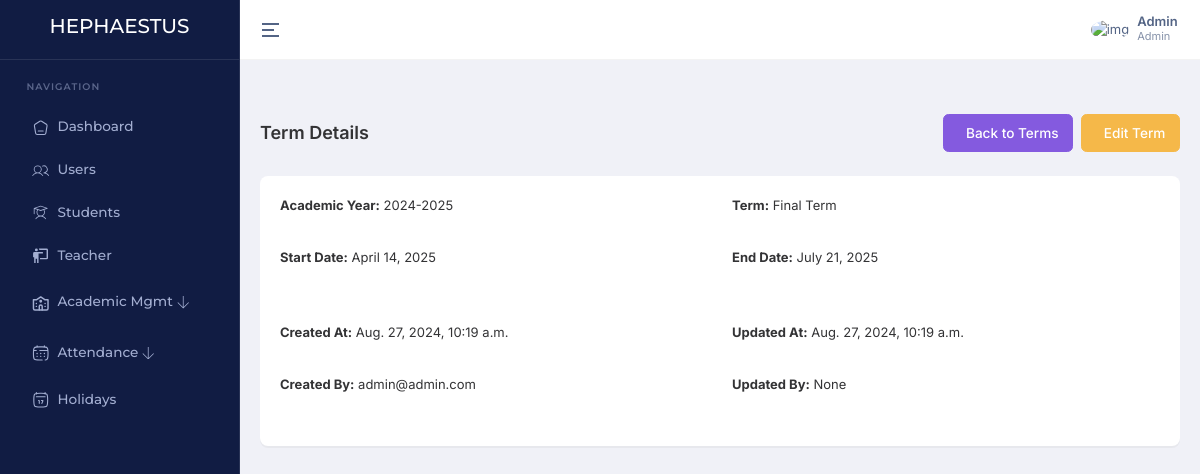
The page /term/3/ (signed in) on the database as committed earlier.
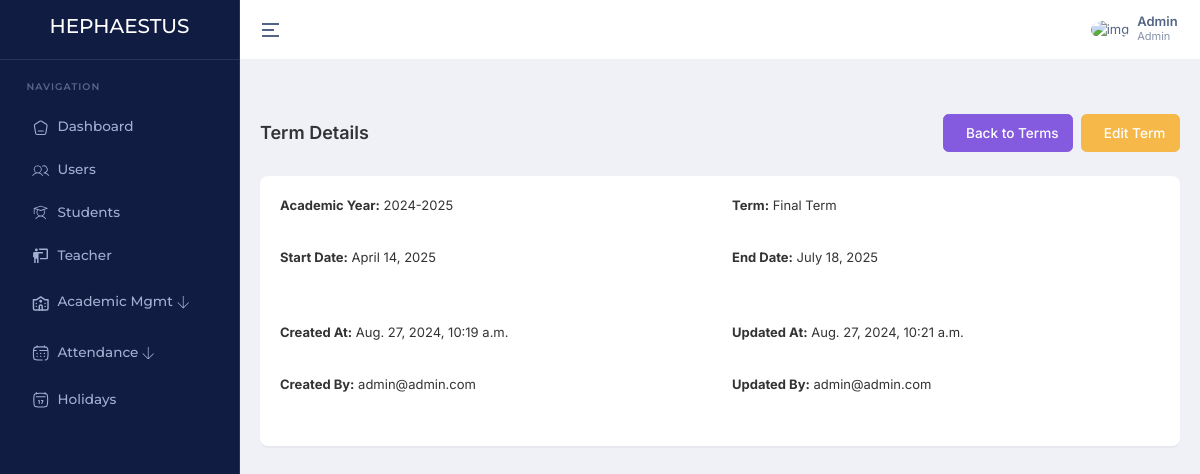
The same page on the database as committed later.
### home/models.py (models this page shows, shortened)
class Term(models.Model):
    TERM_CHOICES = [
        ('1', 'First Term'),
        ('2', 'Middle Term'),
        ('3', 'Final Term'),
    ]
    academic_year = models.ForeignKey(AcademicYear, on_delete=models.CASCADE, related_name='terms', null=True, blank=True)
    name = models.CharField(max_length=1, choices=TERM_CHOICES, null=True, blank=True)
    start_date = models.DateField(null=True, blank=True)
    end_date = models.DateField(null=True, blank=True)
    created_at = models.DateTimeField(auto_now_add=True)
    updated_at = models.DateTimeField(auto_now=True)
    created_by = models.ForeignKey(settings.AUTH_USER_MODEL, on_delete=models.SET_NULL, null=True, related_name='terms_created')
    updated_by = models.ForeignKey(settings.AUTH_USER_MODEL, on_delete=models.SET_NULL, null=True, related_name='terms_updated')
    delete_status = models.BooleanField(default=False)
    class Meta:
        unique_together = ['academic_year', 'name']
        ordering = ['academic_year', 'name']

class AcademicYear(models.Model):
    name = models.CharField(max_length=9, unique=True, null=True, blank=True)  # e.g., "2023-2024"
    start_date = models.DateField(null=True, blank=True)
    end_date = models.DateField(null=True, blank=True)
    created_at = models.DateTimeField(auto_now_add=True)
    updated_at = models.DateTimeField(auto_now=True)
    created_by = models.ForeignKey(settings.AUTH_USER_MODEL, on_delete=models.SET_NULL, null=True, related_name='academic_years_created')
    updated_by = models.ForeignKey(settings.AUTH_USER_MODEL, on_delete=models.SET_NULL, null=True, related_name='academic_years_updated')
    delete_status = models.BooleanField(default=False)
    def __str__(self):
        return self.name

### account/models.py (models this page shows, shortened)
class User(AbstractBaseUser, PermissionsMixin):
    ROLE_CHOICES = (
        ('Admin', 'Admin'),
        ('Director', 'Director'),
        ('Teacher', 'Teacher'),
        ('Student', 'Student'),
    )
    email = models.EmailField(unique=True)
    name = models.CharField(max_length=255)
    slug = models.SlugField(unique=True, blank=True)
    phone_number = models.CharField(max_length=15, unique=True)
    image = ProcessedImageField(
        upload_to=user_image_path,
        processors=[ResizeToFill(720, 720)],
        format='JPEG',
        options={'quality': 90},
        null=True,
        blank=True,
    )
    role = models.CharField(max_length=30, choices=ROLE_CHOICES)
    added_by = models.ForeignKey('self', on_delete=models.CASCADE, null=True, blank=True, related_name='added_users')
    created_at = models.DateTimeField(default=timezone.now)
    updated_at = models.DateTimeField(auto_now=True)
    is_active = models.BooleanField(default=True)
    is_staff = models.BooleanField(default=False)
    objects = CustomUserManager()
    USERNAME_FIELD = 'phone_number'
    REQUIRED_FIELDS = ['name', 'email']
    def __str__(self):
        return self.email

### home/views.py (the view)
# urls.py: path('term/<int:id>/', viewTerm, name='viewTerm'),
@login_required
def viewTerm(request, id):
    term = get_object_or_404(Term, id=id, delete_status=False)
    context = {
        'term': term
    }
    return render(request, 'pages/terms/show.html', context)

### templates/pages/terms/show.html (shortened to what this page needs)
{% extends "layouts/app.html" %}
{% block content %}
<div class="container-fluid">
    <div class="d-md-flex d-block align-items-center justify-content-between my-4 page-header-breadcrumb">
        <h1 class="page-title fw-semibold fs-18 mb-0">Term Details</h1>
        <div class="ms-md-1 ms-0">
            <nav>
                <ol class="breadcrumb mb-0">
                    <a class="btn btn-primary me-2" href="{% url 'home:getTerms' %}">
                        Back to Terms
                    </a>
                    <a class="btn btn-warning" href="{% url 'home:editTerm' term.id %}">
                        Edit Term
                    </a>
                </ol>
            </nav>
        </div>
    </div>
    <div class="row">
        <div class="col-xl-12">
            <div class="card custom-card">
                <div class="card-body">
                    <div class="row">
                        <div class="col-md-6 mb-3">
                            <p><strong>Academic Year:</strong> {{ term.academic_year }}</p>
                        </div>
                        <div class="col-md-6 mb-3">
                            <p><strong>Term:</strong> {{ term.get_name_display }}</p>
                        </div>
                        <div class="col-md-6 mb-3">
                            <p><strong>Start Date:</strong> {{ term.start_date }}</p>
                        </div>
                        <div class="col-md-6 mb-3">
                            <p><strong>End Date:</strong> {{ term.end_date }}</p>
                        </div>
                    </div>
                    <div class="row mt-4">
                        <div class="col-md-6 mb-3">
                            <p><strong>Created At:</strong> {{ term.created_at }}</p>
                        </div>
                        <div class="col-md-6 mb-3">
                            <p><strong>Updated At:</strong> {{ term.updated_at }}</p>
                        </div>
                        <div class="col-md-6 mb-3">
                            <p><strong>Created By:</strong> {{ term.created_by }}</p>
                        </div>
                        <div class="col-md-6 mb-3">
                            <p><strong>Updated By:</strong> {{ term.updated_by }}</p>
                        </div>
                    </div>
                </div>
            </div>
        </div>
    </div>
</div>
{% endblock %}

Rows that differ between the two databases and show on the page:
changed Term "Final Term": end_date "July 21, 2025" → "July 18, 2025"; updated_at "Aug. 27, 2024, 10:19 a.m." → "Aug. 27, 2024, 10:21 a.m."; updated_by "None" → "admin@admin.com"
